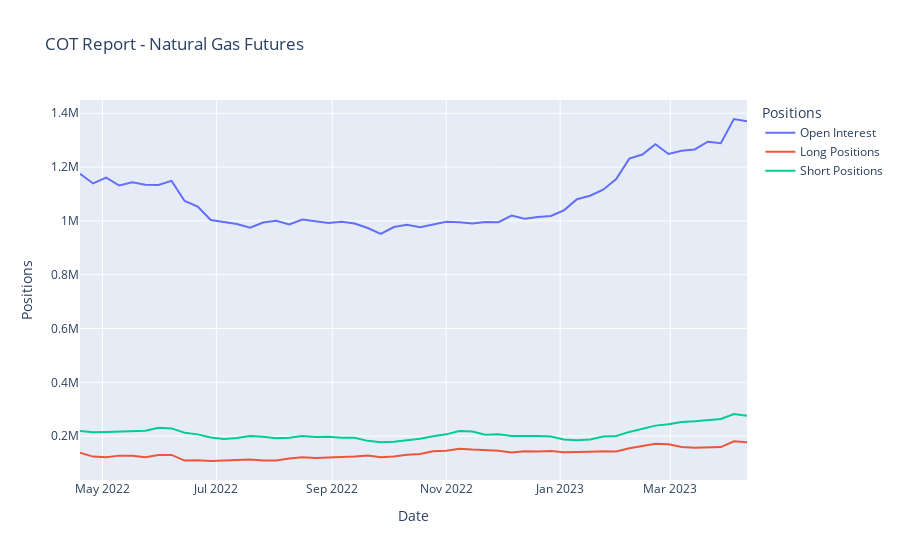

Write notebook code for a chart like this one.
### Code cell
# データをプロット
fig = go.Figure()

fig.add_trace(go.Scatter(x=cot_data.index, y=cot_data['Open Interest'],
                    mode='lines', name='Open Interest'))
fig.add_trace(go.Scatter(x=cot_data.index, y=cot_data['Producer/Merchant/Processor/User Longs'],
                    mode='lines', name='Long Positions'))
fig.add_trace(go.Scatter(x=cot_data.index, y=cot_data['Producer/Merchant/Processor/User Shorts'],
                    mode='lines', name='Short Positions'))

fig.update_layout(title='COT Report - Natural Gas Futures',
                  xaxis_title='Date',
                  yaxis_title='Positions',
                  legend_title='Positions')

fig.show()
